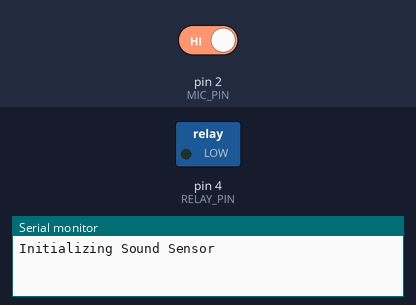
The sketch below on a simulated Arduino Uno, built with avr-gcc and run on an emulated ATmega328P. On the bench: switched loads named in the sketch (green lamp = pin HIGH), the last lines printed to the serial monitor. The inputs (shaded band) are chosen by the test bench; at power-on: pin 2 (MIC_PIN) HIGH.

Above: at 4.2 s.
4.3 s: pin 2 (MIC_PIN) driven LOW
At 7.1 s:
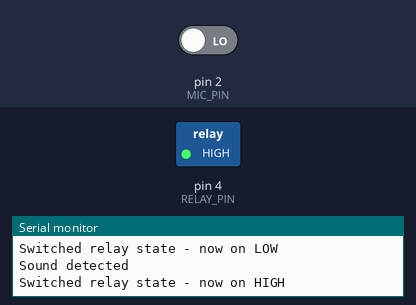
7.3 s: pin 2 (MIC_PIN) driven HIGH
At 8.0 s:
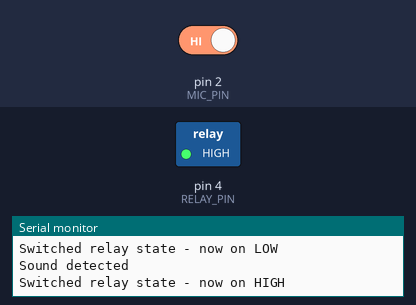
Timing chart, 0 to 10.3 s (numbered marks = the images above; inputs shaded):
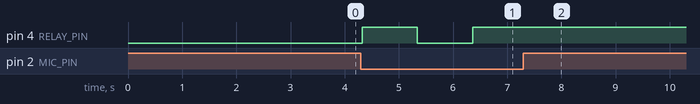

The sketch:

controlling-relay-with-sound.ino
```cpp
#define MIC_PIN 2
#define RELAY_PIN 4

int relay_state = LOW;
int has_detected = false;

void setup() {
  Serial.begin(9600);
  delay(3000);
  pinMode(MIC_PIN, INPUT);
  pinMode(RELAY_PIN, OUTPUT);
  Serial.print("Initializing Sound Sensor");
}

void loop() {
  if (has_detected){
    if (relay_state==HIGH){relay_state=LOW;}else{relay_state=HIGH;}
    digitalWrite(RELAY_PIN, relay_state);
    Serial.println("Switched relay state - now on " + String((relay_state == HIGH) ? "HIGH" : "LOW"));
    has_detected = false;
    delay(1000);
  }
  if (digitalRead(MIC_PIN) == LOW) {
    Serial.println("Sound detected");
    has_detected = true;
    delay(20);
  };
}
```

Measured:
- after the input at 4.3 s, pin 4 (RELAY_PIN): LOW → HIGH at once, → LOW 1.0 s later, → HIGH 1.0 s later
- after the input at 7.3 s, pin 4 (RELAY_PIN): stops changing and stays HIGH
